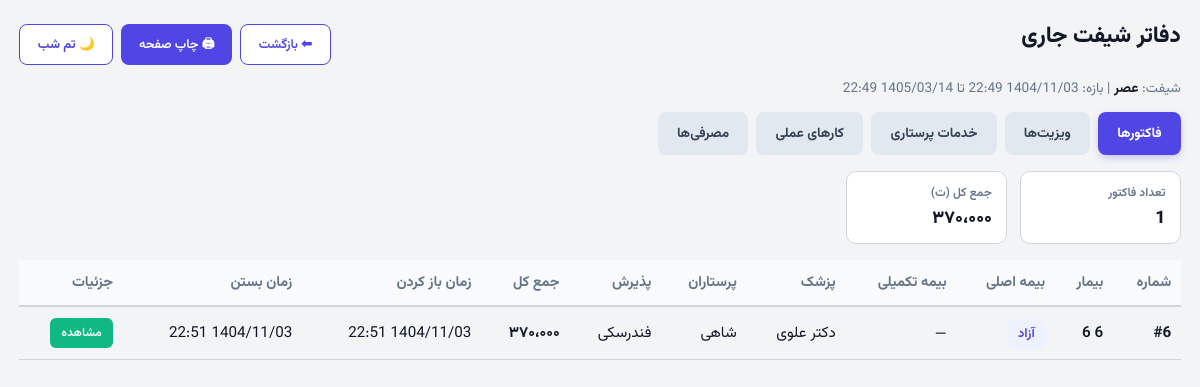
Screenshot of /reception/ledgers (signed in) with the database file from the repository.
### tables this page shows
CREATE TABLE user_active_shift (
    user_id INTEGER PRIMARY KEY,
    active_shift TEXT NOT NULL,  -- 'morning', 'evening', 'night'
    work_date TEXT NOT NULL,     -- YYYY-MM-DD
    shift_started_at TIMESTAMP DEFAULT (datetime('now', '+3 hours', '+30 minutes')),
    FOREIGN KEY (user_id) REFERENCES users (id)
);

CREATE TABLE invoices (
    id INTEGER PRIMARY KEY AUTOINCREMENT,
    patient_id INTEGER NOT NULL,
    doctor_id INTEGER,
    nurse_id INTEGER,
    status TEXT DEFAULT 'open', -- 'open', 'closed'
    insurance_type TEXT,
    supplementary_insurance TEXT,
    total_amount REAL DEFAULT 0,
    work_date TEXT, -- YYYY-MM-DD (manual work date)
    shift TEXT, -- 'morning', 'evening', 'night'
    opened_at TIMESTAMP DEFAULT (datetime('now', '+3 hours', '+30 minutes')),
    closed_at TIMESTAMP,
    opened_by TEXT,
    opened_by_name TEXT,
    closed_by TEXT,
    closed_by_name TEXT,
    FOREIGN KEY (patient_id) REFERENCES patients (id),
    FOREIGN KEY (doctor_id) REFERENCES medical_staff (id),
    FOREIGN KEY (nurse_id) REFERENCES medical_staff (id)
);

### src/api/reception.py (the view)
@bp.route('/ledgers', methods=['GET'])
@login_required
def combined_ledgers():
    from src.adapters.sqlite.core import get_db
    db = get_db()
    from src.common.utils import get_current_shift_window
    shift, start_dt, end_dt = get_current_shift_window()
    injections = db.execute(
        '''SELECT i.id, i.injection_date, i.injection_type, i.count, i.unit_price, i.total_price, i.notes,
                  p.full_name AS patient_name,
                  doc.full_name AS doctor_name,
                  nurse.full_name AS nurse_name,
                  i.invoice_id
           FROM injections i
           JOIN patients p ON p.id = i.patient_id
           JOIN invoices inv ON inv.id = i.invoice_id AND inv.status = 'closed'
           LEFT JOIN medical_staff doc ON doc.id = i.doctor_id
           LEFT JOIN medical_staff nurse ON nurse.id = i.nurse_id
           WHERE i.work_date = ? AND i.shift = ? ORDER BY i.injection_date DESC''',
        (g.user_shift_status.get('work_date'), g.user_shift_status.get('active_shift'))
    ).fetchall()
    injections_list = [dict(r) for r in injections]
    injections_doctor = db.execute(
        '''SELECT i.id, i.injection_date, i.injection_type, i.count, i.unit_price, i.total_price, i.notes,
                  p.full_name AS patient_name,
                  doc.full_name AS doctor_name,
                  nurse.full_name AS nurse_name,
                  i.invoice_id
           FROM injections i
           JOIN patients p ON p.id = i.patient_id
           JOIN invoices inv ON inv.id = i.invoice_id AND inv.status = 'closed'
           LEFT JOIN medical_staff doc ON doc.id = i.doctor_id
           LEFT JOIN medical_staff nurse ON nurse.id = i.nurse_id
           WHERE i.work_date = ?
             AND i.shift = ?
             AND EXISTS (
                 SELECT 1 FROM visits v
                 WHERE v.invoice_id = i.invoice_id
             )
           ORDER BY i.injection_date DESC''',
        (g.user_shift_status.get('work_date'), g.user_shift_status.get('active_shift'))
    ).fetchall()
    injections_doctor_list = [dict(r) for r in injections_doctor]
    procedures = db.execute(
        '''SELECT pr.id, pr.procedure_date, pr.procedure_type, pr.price, pr.notes,
                  p.full_name AS patient_name, pr.performer_type,
                  doc.full_name AS doctor_name,
                  nurse.full_name AS nurse_name
           FROM procedures pr
           JOIN patients p ON p.id = pr.patient_id
           JOIN invoices inv ON inv.id = pr.invoice_id AND inv.status = 'closed'
           LEFT JOIN medical_staff doc ON doc.id = pr.doctor_id
           LEFT JOIN medical_staff nurse ON nurse.id = pr.nurse_id
           WHERE pr.work_date = ? AND pr.shift = ? ORDER BY pr.procedure_date DESC''',
        (g.user_shift_status.get('work_date'), g.user_shift_status.get('active_shift'))
    ).fetchall()
    procedures_list = [dict(r) for r in procedures]
    consumables_rows = db.execute(
        '''SELECT c.id, c.usage_date, c.item_name, c.category, c.quantity, c.unit_price, c.total_cost,
                  c.patient_provided, c.notes, p.full_name AS patient_name,
                  doc.full_name AS doctor_name, nurse.full_name AS nurse_name
           FROM consumables_ledger c
           JOIN patients p ON p.id = c.patient_id
           JOIN invoices inv ON inv.id = c.invoice_id AND inv.status = 'closed'
           LEFT JOIN medical_staff doc ON doc.id = c.doctor_id
           LEFT JOIN medical_staff nurse ON nurse.id = c.nurse_id
           WHERE c.work_date = ? AND c.shift = ?
           ORDER BY c.usage_date DESC''',
        (g.user_shift_status.get('work_date'), g.user_shift_status.get('active_shift'))
    ).fetchall()
    consumables_list = [dict(r) for r in consumables_rows]
    visits = db.execute(
        '''SELECT v.id, v.visit_date, v.insurance_type, v.supplementary_insurance, v.price AS total_amount, v.notes,
                  p.full_name AS patient_name, v.doctor_name,
                  doc.full_name AS shift_doctor_name, nurse.full_name AS shift_nurse_name
           FROM visits v
           JOIN patients p ON p.id = v.patient_id
           JOIN invoices inv ON inv.id = v.invoice_id AND inv.status = 'closed'
           LEFT JOIN medical_staff doc ON doc.id = v.doctor_id
           LEFT JOIN medical_staff nurse ON nurse.id = v.nurse_id
           WHERE v.work_date = ? AND v.shift = ?
           ORDER BY v.visit_date DESC''',
        (g.user_shift_status.get('work_date'), g.user_shift_status.get('active_shift'))
    ).fetchall()
    visits_list = [dict(r) for r in visits]
    invoices = db.execute(
        '''SELECT inv.id, inv.opened_at, inv.closed_at, inv.status, inv.total_amount,
                  inv.insurance_type, inv.supplementary_insurance, inv.opened_by,
                  p.full_name AS patient_name,
                  COALESCE(doc.full_name,
                                        (
                                            SELECT COALESCE(v.doctor_name, ms.full_name)
                                            FROM visits v
                                            LEFT JOIN medical_staff ms ON ms.id = v.doctor_id
                                            WHERE v.invoice_id = inv.id AND (v.doctor_name IS NOT NULL OR v.doctor_id IS NOT NULL)
                                            ORDER BY v.visit_date DESC LIMIT 1
                                        )
                                    ) AS doctor_name,
                                    nurse.full_name AS nurse_name,
                  (
                      SELECT GROUP_CONCAT(ms.full_name, '، ')
                      FROM (
                          SELECT DISTINCT nurse_id FROM injections WHERE invoice_id = inv.id AND nurse_id IS NOT NULL
                          UNION
                          SELECT DISTINCT nurse_id FROM procedures WHERE invoice_id = inv.id AND nurse_id IS NOT NULL
                          UNION
                          SELECT DISTINCT nurse_id FROM consumables_ledger WHERE invoice_id = inv.id AND nurse_id IS NOT NULL
                      ) AS all_nurses
                      JOIN medical_staff ms ON ms.id = all_nurses.nurse_id
                  ) AS all_nurses_names
           FROM invoices inv
           JOIN patients p ON p.id = inv.patient_id
           LEFT JOIN medical_staff doc ON doc.id = inv.doctor_id
           LEFT JOIN medical_staff nurse ON nurse.id = inv.nurse_id
           WHERE inv.status = 'closed' AND inv.work_date = ? AND inv.shift = ?
           ORDER BY inv.closed_at DESC''',
        (g.user_shift_status.get('work_date'), g.user_shift_status.get('active_shift'))
    ).fetchall()
    invoices_list = [dict(r) for r in invoices]
    return render_template('reception/ledgers.html',
                           shift=shift,
                           start=start_dt,
                           end=end_dt,
                           injections=injections_list,
                           injections_doctor=injections_doctor_list,
                           procedures=procedures_list,
                           consumables=consumables_list,
                           visits=visits_list,
                           invoices=invoices_list)

### src/adapters/sqlite/core.py (called while the page is built)
def close_connection(exception):
    db = getattr(g, '_database', None)
    if db is not None:
        db.close()

### src/adapters/sqlite/user_shift_repo.py (called while the page is built, shortened)
    def _ensure_table(self):
        global _table_ensured
        if _table_ensured:
            return

    def get_user_active_shift(self, user_id: int) -> Optional[Dict]:
        self._ensure_table()
        db = get_db()
        row = db.execute(
            "SELECT * FROM user_active_shift WHERE user_id = ?",
            (user_id,)
        ).fetchone()
        return dict(row) if row else None

    def get_effective_shift_for_user(self, user_id: int) -> tuple[str, str, bool, bool]:
        self._ensure_table()
        now = iran_now()
        user_shift = self.get_user_active_shift(user_id)
        if not user_shift:
            default_shift = 'morning'
            default_work_date = now.strftime('%Y-%m-%d')
            self.set_user_active_shift(user_id, default_shift, default_work_date)
            return (default_shift, default_work_date, False, False)
        return (user_shift['active_shift'], user_shift['work_date'], False, False)

### src/api/auth.py (called while the page is built)
def login_required(view):
    @functools.wraps(view)
    def wrapped_view(**kwargs):
        if g.user is None:
            return redirect(url_for("auth.login"))
        return view(**kwargs)
    return wrapped_view

### src/common/jalali.py (called while the page is built)
    def persian_tuple(self):
        return self.persian_year, self.persian_month, self.persian_day

### src/common/utils.py (called while the page is built)
def iran_now() -> datetime:
    return datetime.utcnow() + IRAN_UTC_OFFSET

def parse_datetime(dt: datetime | str | None) -> datetime | None:
    if dt is None:
        return None
    if isinstance(dt, datetime):
        return dt
    if isinstance(dt, str):
        if not dt or dt == '—':
            return None
        try:
            return datetime.strptime(dt, '%Y-%m-%d %H:%M:%S')
        except ValueError:
            try:
                return datetime.strptime(dt, '%Y-%m-%d')
            except ValueError:
                return None
    return None

def format_jalali_datetime(dt: datetime | str | None, include_seconds: bool = False) -> str:
    parsed_dt = parse_datetime(dt)
    if parsed_dt is None:
        return '—'
    jy, jm, jd = gregorian_to_jalali(parsed_dt.year, parsed_dt.month, parsed_dt.day)
    if include_seconds:
        return f"{jy}/{jm:02d}/{jd:02d} {parsed_dt.hour:02d}:{parsed_dt.minute:02d}:{parsed_dt.second:02d}"
    return f"{jy}/{jm:02d}/{jd:02d} {parsed_dt.hour:02d}:{parsed_dt.minute:02d}"

### src/templates/reception/ledgers.html (shortened to what this page needs)
<!doctype html>
<html lang="fa" dir="rtl">
<head>
<link href="{{ url_for('static', filename='css/vazirmatn.css') }}" rel="stylesheet" type="text/css" />
</head>
<body>
 <div class="wrap">
  <div class="top-bar">
    <h1>دفاتر شیفت جاری</h1>
    <div style="display:flex;gap:.5rem;">
      <a class="btn outline" href="{{ url_for('reception.index') }}">⬅ بازگشت</a>
      <button class="btn" onclick="window.print()">🖨 چاپ صفحه</button>
      <button id="themeToggleLedgers" class="btn outline" style="font-weight:700;">🌙 تم شب</button>
    </div>
  </div>
  <div style="font-size:.85rem;color:#64748b;margin-bottom:.8rem;">شیفت: <strong style="color:var(--text);">{{ 'صبح' if shift=='morning' else ('عصر' if shift=='evening' else 'شب') }}</strong> | بازه: {{ start | jalali_local }} تا {{ end | jalali_local }}</div>
  <div class="tabs">
    <button class="tab-btn active" data-tab="invoices">فاکتورها</button>
    <button class="tab-btn" data-tab="visits">ویزیت‌ها</button>
    <button class="tab-btn" data-tab="nursing">خدمات پرستاری</button>
    <button class="tab-btn" data-tab="procedures">کارهای عملی</button>
    <button class="tab-btn" data-tab="consumables">مصرفی‌ها</button>
  </div>
  <div id="panel-invoices" class="panel active">
    {% if invoices %}
    <div class="summary">
      <div class="sum-box"><span>تعداد فاکتور</span><div class="sum-val">{{ invoices|length }}</div></div>
      <div class="sum-box"><span>جمع کل (ت)</span><div class="sum-val">{{ invoices|sum(attribute='total_amount')|int | fa_num }}</div></div>
    </div>
    <div style="overflow:auto;max-height:60vh;">
      <table>
        <thead><tr><th>شماره</th><th>بیمار</th><th>بیمه اصلی</th><th>بیمه تکمیلی</th><th>پزشک</th><th>پرستاران</th><th>پذیرش</th><th>جمع کل</th><th>زمان باز کردن</th><th>زمان بستن</th><th>جزئیات</th></tr></thead>
        <tbody>
        {% for r in invoices %}
          <tr>
            <td style="font-weight:700;">#{{ r.id }}</td>
            <td style="font-weight:600;">{{ r.patient_name }}</td>
            <td><span class="badge">{{ r.insurance_type or 'آزاد' }}</span></td>
            <td>{{ r.supplementary_insurance or '—' }}</td>
            <td>{{ r.doctor_name or '—' }}</td>
            <td style="max-width:200px; white-space:normal;">{{ r.all_nurses_names or r.nurse_name or '—' }}</td>
            <td>{{ r.opened_by_name or r.opened_by or '—' }}</td>
            <td style="font-weight:700;">{{ (r.total_amount or 0)|int | fa_num }}</td>
            <td>{{ r.opened_at | jalali_datetime }}</td>
            <td>{{ r.closed_at | jalali_datetime }}</td>
            <td><button class="btn-details" onclick="showInvoiceDetails({{ r.id }})">مشاهده</button></td>
          </tr>
        {% endfor %}
        </tbody></table>
    </div>
    {% else %}<div class="empty">فاکتور بسته‌شده‌ای در این شیفت وجود ندارد</div>{% endif %}
  </div>
 </div>
</body>
</html>

### src/static/css/vazirmatn.css (style rules this page uses)
body, html { font-family: 'Vazirmatn', 'Vazirmatn FD', Tahoma, Arial, sans-serif; }

### src/templates/reception/ledgers.html (style rules this page uses)
:root { --bg:#f3f4f6; --card:#fff; --text:#111827; --accent:#6366f1; --border:#d1d5db; --thead:#f9fafb; }
body { font-family:'Vazirmatn',Tahoma,sans-serif;background:var(--bg);margin:0;padding:1.2rem;color:var(--text);transition:.3s; }
.wrap { max-width:1500px;margin:0 auto; }
h1 { margin:0 0 1rem;font-size:1.4rem;font-weight:800; }
.tabs { display:flex;gap:.5rem;flex-wrap:wrap;margin-bottom:1rem; }
.tab-btn { cursor:pointer;border:none;padding:.7rem 1.2rem;font-family:inherit;font-size:.85rem;font-weight:700;border-radius:8px;background:#e2e8f0;color:#334155;transition:.15s; }
.tab-btn.active { background:#4f46e5;color:#fff;box-shadow:0 3px 8px -2px rgba(79,70,229,.4); }
.panel { display:none;animation:fade .25s ease; }
.panel.active { display:block; }
table { width:100%;border-collapse:separate;border-spacing:0; }
th { background:var(--thead);font-weight:700;font-size:.9rem;padding:.7rem .6rem;text-align:right;border-bottom:2px solid var(--border);color:#64748b;white-space:nowrap; }
td { padding:.65rem .6rem;font-size:.95rem;border-bottom:1px solid var(--border);vertical-align:middle;color:var(--text); }
.badge { padding:.3rem .65rem;border-radius:6px;background:#eef2ff;color:#4f46e5;font-size:.8rem;font-weight:700; }
.summary { display:flex;gap:.8rem;flex-wrap:wrap;margin:.6rem 0 1rem; }
.sum-box { background:var(--card);border:1px solid var(--border);padding:.7rem .9rem;border-radius:10px;display:flex;flex-direction:column;gap:.2rem;min-width:130px;color:var(--text); }
.sum-box span:first-child { font-size:.75rem;color:#64748b;font-weight:600; }
.sum-val { font-size:1.1rem;font-weight:800; }
.top-bar { display:flex;justify-content:space-between;align-items:center;flex-wrap:wrap;gap:.8rem;margin-bottom:.5rem; }
.btn { cursor:pointer;background:#4f46e5;color:#fff;border:none;padding:.6rem 1.1rem;font-family:inherit;font-size:.8rem;border-radius:8px;font-weight:600;text-decoration:none;display:inline-flex;align-items:center; }
.btn.outline { background:#fff;color:#4f46e5;border:1px solid #4f46e5; }
.btn-details { cursor:pointer;background:#10b981;color:#fff;border:none;padding:.4rem .7rem;font-family:inherit;font-size:.75rem;border-radius:6px;font-weight:600; }

### rows the page displays
user_active_shift: active_shift "عصر"
invoices: id "6", patient_name "6 6", insurance_type "آزاد", supplementary_insurance "—", doctor_name "دکتر علوی", all_nurses_names "شاهی", opened_by "فندرسکی", total_amount "۳۷۰،۰۰۰", opened_at|jalali_datetime "1404/11/03 22:51", closed_at|jalali_datetime "1404/11/03 22:51"

### other values shown
{{ end | jalali_local }} "1405/03/14 22:49"
{{ invoices|length }} "1"
{{ invoices|sum(attribute='total_amount')|int | fa_num }} "۳۷۰،۰۰۰"
